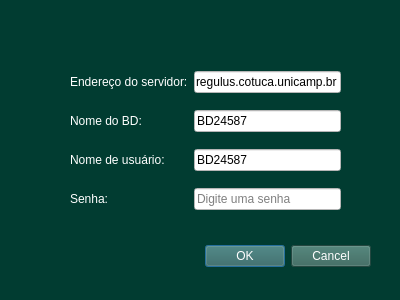
<?xml version="1.0" encoding="UTF-8"?>
<ui version="4.0">
 <class>dlgConexao</class>
 <widget class="QDialog" name="dlgConexao">
  <property name="geometry">
   <rect>
    <x>0</x>
    <y>0</y>
    <width>400</width>
    <height>300</height>
   </rect>
  </property>
  <property name="windowTitle">
   <string>Conexão ao banco de dados</string>
  </property>
  <property name="styleSheet">
   <string notr="true">background: #013C31;</string>
  </property>
  <widget class="QDialogButtonBox" name="buttonBox">
   <property name="geometry">
    <rect>
     <x>30</x>
     <y>240</y>
     <width>341</width>
     <height>32</height>
    </rect>
   </property>
   <property name="styleSheet">
    <string notr="true">background: #33635A;
color: #fff;</string>
   </property>
   <property name="orientation">
    <enum>Qt::Horizontal</enum>
   </property>
   <property name="standardButtons">
    <set>QDialogButtonBox::Cancel|QDialogButtonBox::Ok</set>
   </property>
  </widget>
  <widget class="QWidget" name="layoutWidget">
   <property name="geometry">
    <rect>
     <x>70</x>
     <y>60</y>
     <width>271</width>
     <height>161</height>
    </rect>
   </property>
   <layout class="QGridLayout" name="gridLayout">
    <item row="0" column="0">
     <widget class="QLabel" name="label">
      <property name="styleSheet">
       <string notr="true">color: #fff;</string>
      </property>
      <property name="text">
       <string>Endereço do servidor:</string>
      </property>
     </widget>
    </item>
    <item row="0" column="1">
     <widget class="QLineEdit" name="edServidor">
      <property name="styleSheet">
       <string notr="true">background-color: #fff;
color: #000;</string>
      </property>
      <property name="text">
       <string>regulus.cotuca.unicamp.br</string>
      </property>
      <property name="readOnly">
       <bool>true</bool>
      </property>
     </widget>
    </item>
    <item row="1" column="1">
     <widget class="QLineEdit" name="edBancoDeDados">
      <property name="styleSheet">
       <string notr="true">background-color: #fff;
color: #000;</string>
      </property>
      <property name="text">
       <string>BD24587</string>
      </property>
      <property name="readOnly">
       <bool>true</bool>
      </property>
     </widget>
    </item>
    <item row="1" column="0">
     <widget class="QLabel" name="label_2">
      <property name="styleSheet">
       <string notr="true">color: #fff;</string>
      </property>
      <property name="text">
       <string>Nome do BD:</string>
      </property>
     </widget>
    </item>
    <item row="3" column="1">
     <widget class="QLineEdit" name="edSenha">
      <property name="styleSheet">
       <string notr="true">background-color: #fff;
color: #000;</string>
      </property>
      <property name="echoMode">
       <enum>QLineEdit::Password</enum>
      </property>
      <property name="placeholderText">
       <string>Digite uma senha</string>
      </property>
     </widget>
    </item>
    <item row="2" column="0">
     <widget class="QLabel" name="label_3">
      <property name="styleSheet">
       <string notr="true">color: #fff;</string>
      </property>
      <property name="text">
       <string>Nome de usuário:</string>
      </property>
     </widget>
    </item>
    <item row="3" column="0">
     <widget class="QLabel" name="label_4">
      <property name="styleSheet">
       <string notr="true">color: #fff;</string>
      </property>
      <property name="text">
       <string>Senha:</string>
      </property>
     </widget>
    </item>
    <item row="2" column="1">
     <widget class="QLineEdit" name="edUserId">
      <property name="styleSheet">
       <string notr="true">background-color: #fff;
color: #000;</string>
      </property>
      <property name="text">
       <string>BD24587</string>
      </property>
      <property name="readOnly">
       <bool>true</bool>
      </property>
     </widget>
    </item>
   </layout>
  </widget>
 </widget>
 <resources/>
 <connections>
  <connection>
   <sender>buttonBox</sender>
   <signal>accepted()</signal>
   <receiver>dlgConexao</receiver>
   <slot>accept()</slot>
   <hints>
    <hint type="sourcelabel">
     <x>248</x>
     <y>254</y>
    </hint>
    <hint type="destinationlabel">
     <x>157</x>
     <y>274</y>
    </hint>
   </hints>
  </connection>
  <connection>
   <sender>buttonBox</sender>
   <signal>rejected()</signal>
   <receiver>dlgConexao</receiver>
   <slot>reject()</slot>
   <hints>
    <hint type="sourcelabel">
     <x>316</x>
     <y>260</y>
    </hint>
    <hint type="destinationlabel">
     <x>286</x>
     <y>274</y>
    </hint>
   </hints>
  </connection>
 </connections>
</ui>
